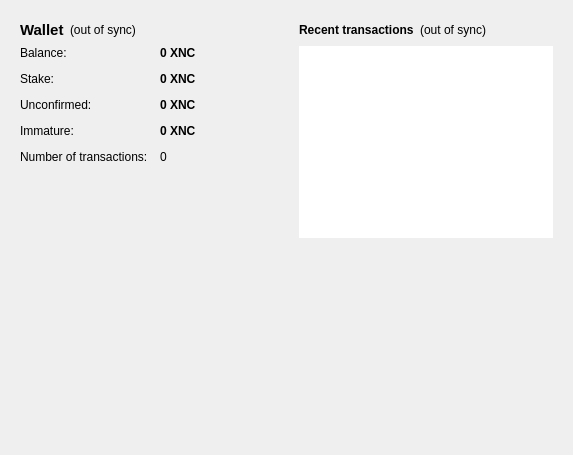
<?xml version="1.0" encoding="UTF-8"?>
<ui version="4.0">
 <class>OverviewPage</class>
 <widget class="QWidget" name="OverviewPage">
  <property name="geometry">
   <rect>
    <x>0</x>
    <y>0</y>
    <width>573</width>
    <height>455</height>
   </rect>
  </property>
  <property name="windowTitle">
   <string>Form</string>
  </property>
  <layout class="QHBoxLayout" name="horizontalLayout" stretch="1,1">
   <item>
    <layout class="QVBoxLayout" name="verticalLayout_2">
     <item>
      <widget class="QFrame" name="frame">
       <layout class="QVBoxLayout" name="verticalLayout_4">
        <item>
         <layout class="QHBoxLayout" name="horizontalLayout_4">
          <item>
           <widget class="QLabel" name="label_5">
            <property name="font">
             <font>
              <pointsize>11</pointsize>
              <weight>75</weight>
              <bold>true</bold>
             </font>
            </property>
            <property name="text">
             <string>Wallet</string>
            </property>
           </widget>
          </item>
          <item>
           <widget class="QLabel" name="labelWalletStatus">
            <property name="toolTip">
             <string>The displayed information may be out of date. Your wallet automatically synchronizes with the XNC network after a connection is established, but this process has not completed yet.</string>
            </property>
            <property name="text">
             <string notr="true">(out of sync)</string>
            </property>
            <property name="alignment">
             <set>Qt::AlignLeading|Qt::AlignLeft|Qt::AlignVCenter</set>
            </property>
           </widget>
          </item>
          <item>
           <spacer name="horizontalSpacer_2">
            <property name="orientation">
             <enum>Qt::Horizontal</enum>
            </property>
            <property name="sizeHint" stdset="0">
             <size>
              <width>40</width>
              <height>20</height>
             </size>
            </property>
           </spacer>
          </item>
         </layout>
        </item>
        <item>
         <layout class="QFormLayout" name="formLayout_2">
          <property name="fieldGrowthPolicy">
           <enum>QFormLayout::AllNonFixedFieldsGrow</enum>
          </property>
          <property name="horizontalSpacing">
           <number>12</number>
          </property>
          <property name="verticalSpacing">
           <number>12</number>
          </property>
          <item row="0" column="0">
           <widget class="QLabel" name="label">
            <property name="text">
             <string>Balance:</string>
            </property>
           </widget>
          </item>
          <item row="0" column="1">
           <widget class="QLabel" name="labelBalance">
            <property name="font">
             <font>
              <weight>75</weight>
              <bold>true</bold>
             </font>
            </property>
            <property name="cursor">
             <cursorShape>IBeamCursor</cursorShape>
            </property>
            <property name="toolTip">
             <string>Your current balance</string>
            </property>
            <property name="text">
             <string notr="true">0 XNC</string>
            </property>
            <property name="textInteractionFlags">
             <set>Qt::LinksAccessibleByMouse|Qt::TextSelectableByKeyboard|Qt::TextSelectableByMouse</set>
            </property>
           </widget>
          </item>
          <item row="1" column="0">
           <widget class="QLabel" name="label_6">
            <property name="text">
             <string>Stake:</string>
            </property>
           </widget>
          </item>
          <item row="1" column="1">
           <widget class="QLabel" name="labelStake">
            <property name="font">
             <font>
              <weight>75</weight>
              <bold>true</bold>
             </font>
            </property>
            <property name="cursor">
             <cursorShape>IBeamCursor</cursorShape>
            </property>
            <property name="toolTip">
             <string>Total of coins that was staked, and do not yet count toward the current balance</string>
            </property>
            <property name="text">
             <string notr="true">0 XNC</string>
            </property>
            <property name="textInteractionFlags">
             <set>Qt::LinksAccessibleByMouse|Qt::TextSelectableByKeyboard|Qt::TextSelectableByMouse</set>
            </property>
           </widget>
          </item>
          <item row="2" column="0">
           <widget class="QLabel" name="label_3">
            <property name="text">
             <string>Unconfirmed:</string>
            </property>
           </widget>
          </item>
          <item row="2" column="1">
           <widget class="QLabel" name="labelUnconfirmed">
            <property name="font">
             <font>
              <weight>75</weight>
              <bold>true</bold>
             </font>
            </property>
            <property name="cursor">
             <cursorShape>IBeamCursor</cursorShape>
            </property>
            <property name="toolTip">
             <string>Total of transactions that have yet to be confirmed, and do not yet count toward the current balance</string>
            </property>
            <property name="text">
             <string notr="true">0 XNC</string>
            </property>
            <property name="textInteractionFlags">
             <set>Qt::LinksAccessibleByMouse|Qt::TextSelectableByKeyboard|Qt::TextSelectableByMouse</set>
            </property>
           </widget>
          </item>
          <item row="3" column="0">
           <widget class="QLabel" name="labelImmatureText">
            <property name="text">
             <string>Immature:</string>
            </property>
           </widget>
          </item>
          <item row="3" column="1">
           <widget class="QLabel" name="labelImmature">
            <property name="font">
             <font>
              <weight>75</weight>
              <bold>true</bold>
             </font>
            </property>
            <property name="toolTip">
             <string>Mined balance that has not yet matured</string>
            </property>
            <property name="text">
             <string notr="true">0 XNC</string>
            </property>
            <property name="textInteractionFlags">
             <set>Qt::LinksAccessibleByMouse|Qt::TextSelectableByKeyboard|Qt::TextSelectableByMouse</set>
            </property>
           </widget>
          </item>
          <item row="4" column="0">
           <widget class="QLabel" name="label_2">
            <property name="text">
             <string>Number of transactions:</string>
            </property>
           </widget>
          </item>
          <item row="4" column="1">
           <widget class="QLabel" name="labelNumTransactions">
            <property name="toolTip">
             <string>Total number of transactions in wallet</string>
            </property>
            <property name="text">
             <string notr="true">0</string>
            </property>
           </widget>
          </item>
         </layout>
        </item>
       </layout>
      </widget>
     </item>
     <item>
      <spacer name="verticalSpacer">
       <property name="orientation">
        <enum>Qt::Vertical</enum>
       </property>
       <property name="sizeHint" stdset="0">
        <size>
         <width>20</width>
         <height>40</height>
        </size>
       </property>
      </spacer>
     </item>
     <item>
      <widget class="QLabel" name="label_61">
       <property name="text">
        <string/>
       </property>
       <property name="pixmap">
        <pixmap resource="../bitcoin.qrc">:/images/backg</pixmap>
       </property>
       <property name="scaledContents">
        <bool>false</bool>
       </property>
       <property name="alignment">
        <set>Qt::AlignCenter</set>
       </property>
       <property name="margin">
        <number>-2</number>
       </property>
      </widget>
     </item>
    </layout>
   </item>
   <item>
    <layout class="QVBoxLayout" name="verticalLayout_3">
     <item>
      <widget class="QFrame" name="frame_2">
       <layout class="QVBoxLayout" name="verticalLayout">
        <item>
         <layout class="QHBoxLayout" name="horizontalLayout_2">
          <item>
           <widget class="QLabel" name="label_4">
            <property name="text">
             <string>&lt;b&gt;Recent transactions&lt;/b&gt;</string>
            </property>
           </widget>
          </item>
          <item>
           <widget class="QLabel" name="labelTransactionsStatus">
            <property name="toolTip">
             <string>The displayed information may be out of date. Your wallet automatically synchronizes with the XNC network after a connection is established, but this process has not completed yet.</string>
            </property>
            <property name="text">
             <string notr="true">(out of sync)</string>
            </property>
            <property name="alignment">
             <set>Qt::AlignRight|Qt::AlignTrailing|Qt::AlignVCenter</set>
            </property>
           </widget>
          </item>
          <item>
           <spacer name="horizontalSpacer">
            <property name="orientation">
             <enum>Qt::Horizontal</enum>
            </property>
            <property name="sizeHint" stdset="0">
             <size>
              <width>40</width>
              <height>20</height>
             </size>
            </property>
           </spacer>
          </item>
         </layout>
        </item>
        <item>
         <widget class="QListView" name="listTransactions">
          <property name="frameShape">
           <enum>QFrame::NoFrame</enum>
          </property>
          <property name="verticalScrollBarPolicy">
           <enum>Qt::ScrollBarAlwaysOff</enum>
          </property>
          <property name="horizontalScrollBarPolicy">
           <enum>Qt::ScrollBarAlwaysOff</enum>
          </property>
          <property name="selectionMode">
           <enum>QAbstractItemView::NoSelection</enum>
          </property>
         </widget>
        </item>
       </layout>
      </widget>
     </item>
     <item>
      <spacer name="verticalSpacer_2">
       <property name="orientation">
        <enum>Qt::Vertical</enum>
       </property>
       <property name="sizeHint" stdset="0">
        <size>
         <width>20</width>
         <height>40</height>
        </size>
       </property>
      </spacer>
     </item>
    </layout>
   </item>
  </layout>
 </widget>
 <resources>
  <include location="../bitcoin.qrc"/>
 </resources>
 <connections/>
</ui>
